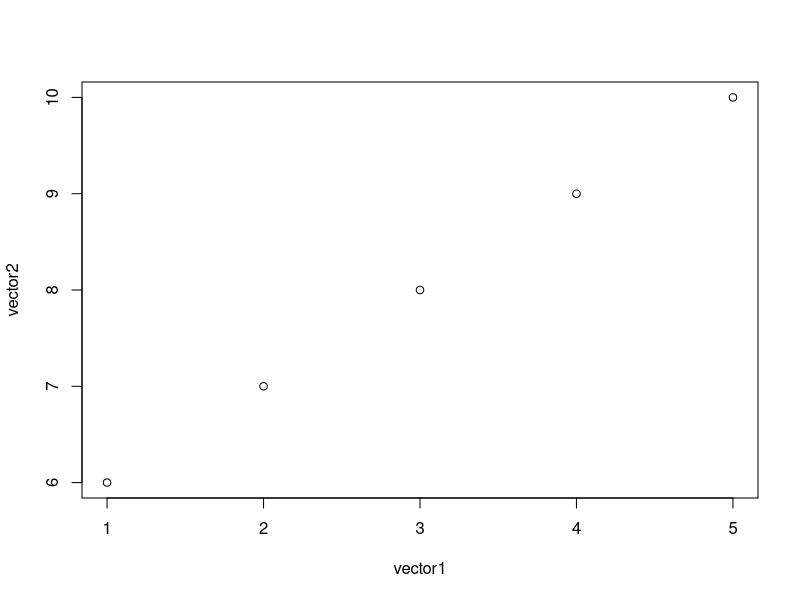
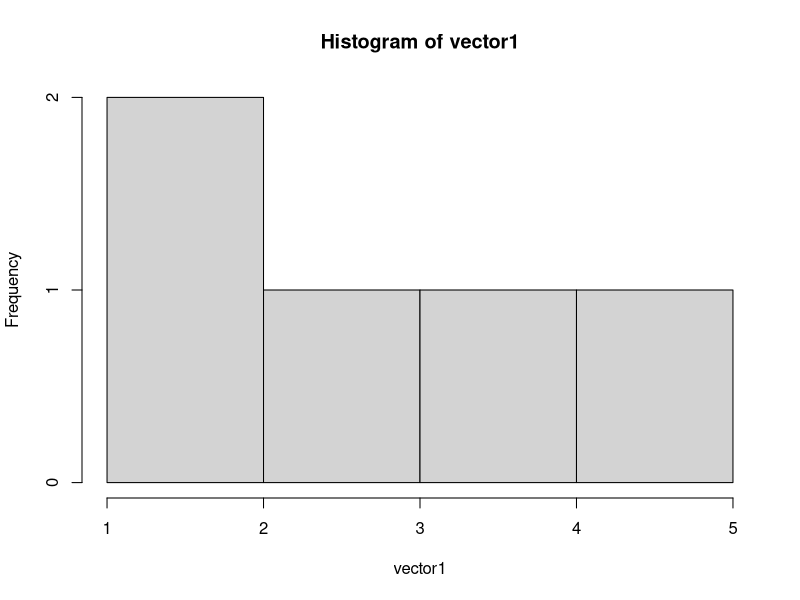
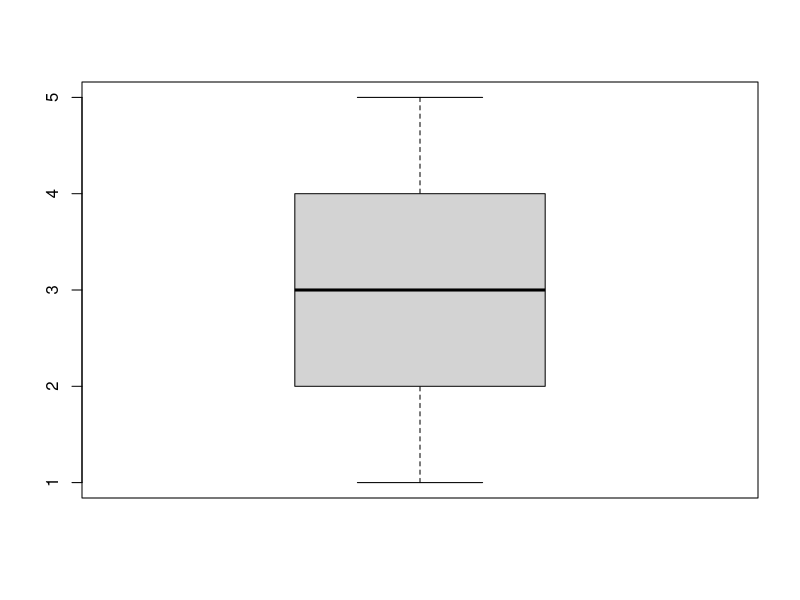
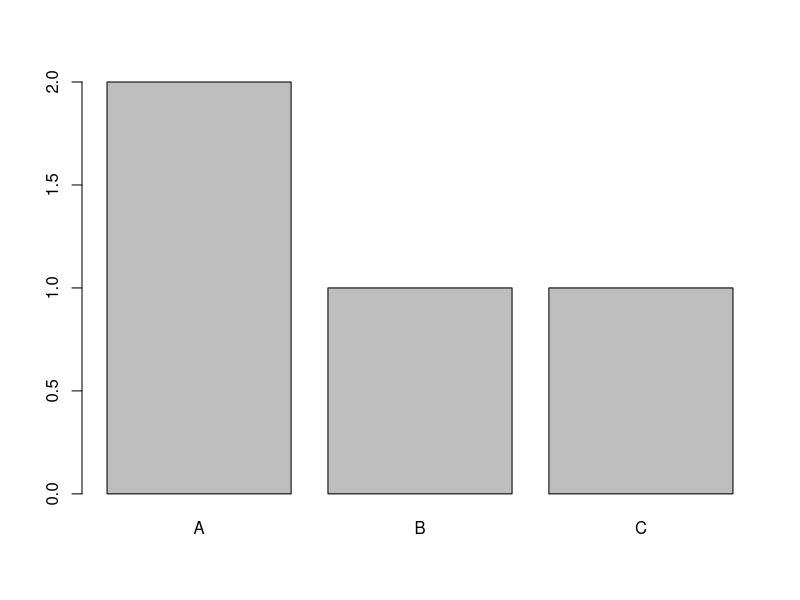
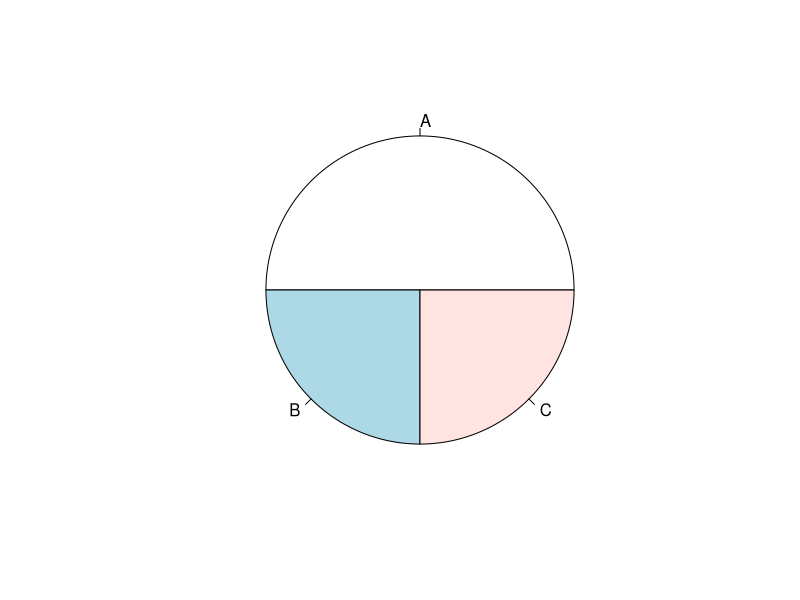
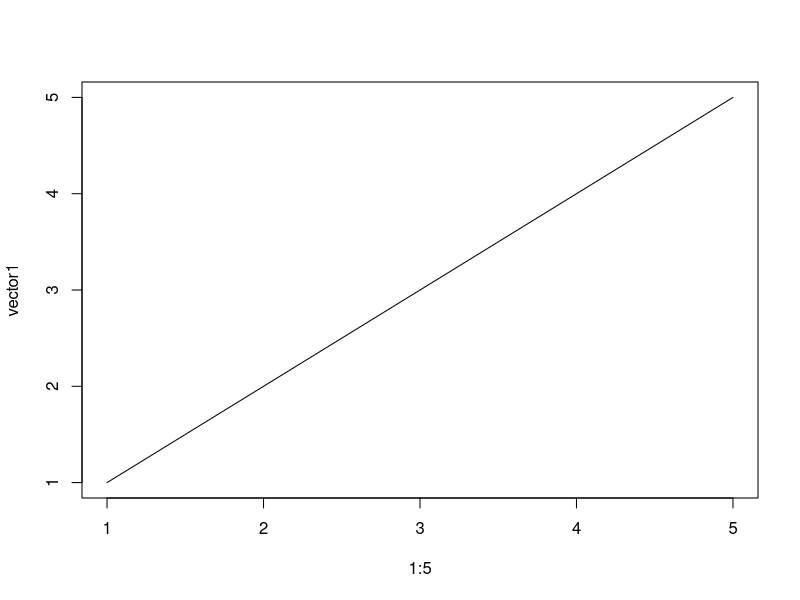
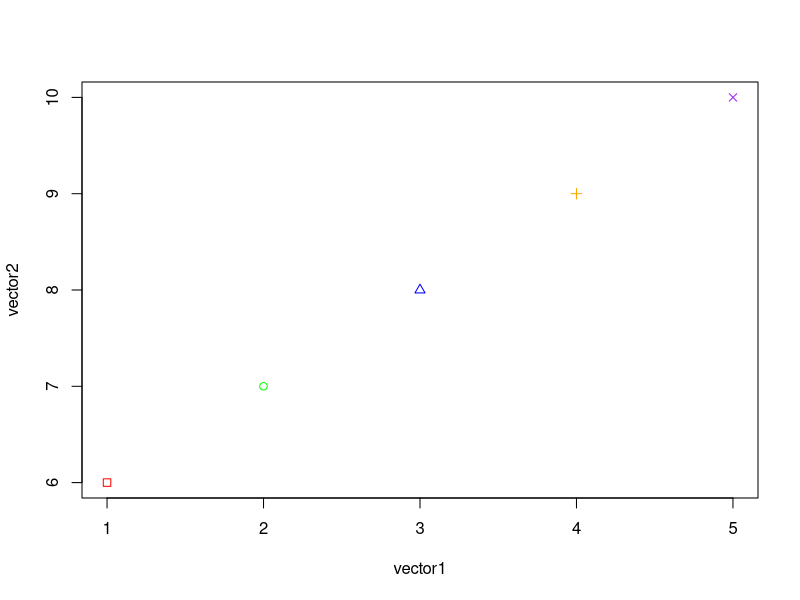
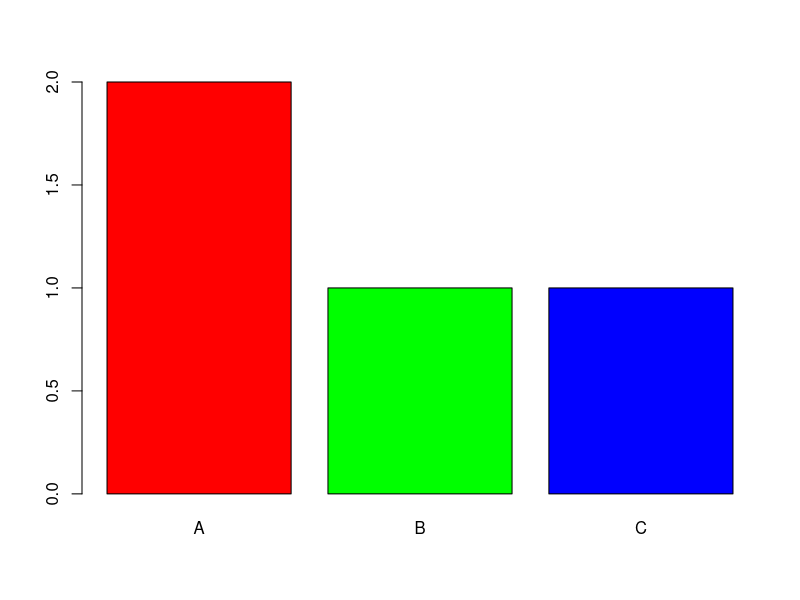

These figures' R source, in order:
## ---- chunk 1
knitr::opts_chunk$set(echo = TRUE)
## ---- chunk 2
# create the vector
vec <- c(5, 7, 9, 11, 13, 13, 11, 9, 7, 5)

# calculate the sum, mean, max and min
vec_sum <- sum(vec)
vec_mean <- mean(vec)
vec_max <- max(vec)
vec_min <- min(vec)

# calculate the length of the vector
vec_len <- length(vec)

# calculate the variance and standard deviation using the formula
vec_var <- sum((vec - mean(vec))^2) / (length(vec) - 1)
vec_sd <- sqrt(vec_var)

# calculate the variance and standard deviation using R functions
vec_var_r <- var(vec)
vec_sd_r <- sd(vec)

# print the results
cat("Variance (formula):", vec_var, "\n")
cat("Standard deviation (formula):", vec_sd, "\n")
cat("Variance (R function):", vec_var_r, "\n")
cat("Standard deviation (R function):", vec_sd_r, "\n")

# sort the vector in decreasing order
vec_sorted <- sort(vec, decreasing = TRUE)

# print the sorted vector
cat("Sorted vector (decreasing order):", vec_sorted, "\n")

## ---- chunk 3
# create a vector of the first 50 even numbers starting from 2
vec_even <- seq(from = 2, by = 2, length.out = 50)

# create a vector with values from 30 down to 1
vec_down <- 30:1

# print the vector
cat("The vector of the first 50 even numbers starting from 2 is:", vec_even, "\n")


# print the vector
cat("The vector with values from 30 down to 1 is:", vec_down, "\n")


## ---- chunk 4
# Create a vector of size 10 with missing values
my_vec <- c(1, 2, 3, 4, NA, 6, NA, 8, 9, 10)

# Use the "is.na()" function to find the locations of missing data
missing_data <- which(is.na(my_vec))

# Print the locations of missing data
print(missing_data)

## ---- chunk 5
# Create a vector of characters
my_vec <- c("This", "is", "a", "character", "vector")

# Find the index of "is" in the vector using the "match()" function
index_of_is <- match("is", my_vec)

# Print the index of "is"
print(index_of_is)

## ---- chunk 6
# Create a 7-point scale
Sevenpointscale <- c(1:7)
names(Sevenpointscale) <- c("Bad", "Somewhat bad", "Not good", "OK", "Good", "Very good", "Excellent")

# Input feedback from 5 students
Feedback <- c("Good", "Very good", "Not good", "OK", "Excellent")

# Convert feedback to numerical values based on the 7-point scale
Feedback_numeric <- Sevenpointscale[Feedback]

# Find the average feedback
Avg_feedback <- mean(Feedback_numeric)

# Print the average feedback
print(paste("The average feedback is:", Avg_feedback))
## ---- chunk 7
# Create two strings
string1 <- "Hello"
string2 <- "world!"

# Concatenate the strings using the paste() function
concatenated_string <- paste(string1, string2)

# Print the concatenated string
print(concatenated_string)

## ---- chunk 8
# Create a long string of words separated by punctuation marks
stringName <- "This is a long string, with many words! It also contains several punctuation marks, such as commas, periods, exclamation marks, and question marks?"

# Replace all the punctuation marks in the string using gsub() function
stringName <- gsub("[[:punct:]]", "", stringName)

# Split the string into words using the strsplit() function
words <- strsplit(stringName, " ")[[1]]

# Find the number of words in the string without punctuation marks
num_words <- length(words)

# Print the number of words
print(paste("The number of words in the string without punctuation marks is:", num_words))

# Find the number of distinct words and their count
unique_words <- unique(words)
num_unique_words <- length(unique_words)

# Print the number of distinct words and their count
print(paste("The number of distinct words in the string is:", num_unique_words))
print("The count of each unique word is:")
table(words)

## ---- chunk 9
print("NOT DONE")
## ---- chunk 10
# Create two matrices
matrix1 <- matrix(1:25, nrow=5)
matrix2 <- matrix(26:50, nrow=5)

# Add the two matrices
add_result <- matrix1 + matrix2

# Subtract the two matrices
sub_result <- matrix1 - matrix2

# Multiply the two matrices
mult_result <- matrix1 %*% matrix2

# Print the results
print("Matrix 1:")
print(matrix1)

print("Matrix 2:")
print(matrix2)

print("Addition result:")
print(add_result)

print("Subtraction result:")
print(sub_result)

print("Multiplication result:")
print(mult_result)

## ---- chunk 11
# Create a matrix
mat <- matrix(c(1, 2, 3, 4, 5, 6), nrow = 2, ncol = 3)

# Print original matrix
cat("Original matrix:\n")
print(mat)

# Transpose matrix
trans_mat <- t(mat)

# Print transposed matrix
cat("Transposed matrix:\n")
print(trans_mat)

## ---- chunk 12
# create a matrix
A <- matrix(c(1, 2, 3, 4), nrow = 2)

# find the inverse of the matrix
A_inv <- solve(A)

# print the inverse of the matrix
A_inv

# verify that A multiplied by its inverse gives the identity matrix
A %*% A_inv

## ---- chunk 13
# Create a list of a factor
my_list <- list(factor("apple"), factor("orange"), factor("banana"), 
                 factor("apple"), factor("banana"), factor("pear"), factor("pear"))

# Find the occurrences of each factor in the list
table(unlist(my_list))
## ---- chunk 14
find_max_min <- function(arr) {
  max_val <- max(arr)
  min_val <- min(arr)
  return(list(max_val = max_val, min_val = min_val))
}

# Create a 3x3x3 array
arr <- array(c(1:27), dim = c(3, 3, 3))

# Call the function to find the max and min values
result <- find_max_min(arr)

# Print the max and min values
cat("Max value:", result$max_val, "\n")
cat("Min value:", result$min_val, "\n")


## ---- chunk 15
# Create a symmetric matrix
A <- matrix(c(1, 2, 2, 3), nrow = 2)

# Find the eigenvalues and eigenvectors
eigen_values <- eigen(A)$values
eigen_vectors <- eigen(A)$vectors

# Print the results
cat("Eigenvalues:", eigen_values, "\n")
cat("Eigenvectors:\n", eigen_vectors, "\n")

## ---- chunk 16
# Create a vector of 20 student states
states <- c("West Bengal", "Maharashtra", "Uttar Pradesh", "West Bengal", "Tamil Nadu", "Uttar Pradesh", "West Bengal", "Maharashtra", "Uttar Pradesh", "Tamil Nadu","West Bengal", "Tamil Nadu", "Uttar Pradesh", "Maharashtra", "West Bengal", "Tamil Nadu", "Uttar Pradesh", "Maharashtra", "West Bengal", "Tamil Nadu")

# Convert the states vector to a factor
states_factor <- factor(states)

# Compute the frequency of each state using tapply()
state_freq <- tapply(states_factor, states_factor, length)

# Print the frequency table
state_freq
## ---- chunk 17
# Create a vector of incomes
incomes <- c(55000, 30000, 75000, 90000, 20000, 60000, 40000, 80000, 95000, 35000)

# Use the cut() function to divide the incomes into 5 factor classes
income_factors <- cut(incomes, breaks = c(10000, 50000, 100000, 150000, 200000, 250000), labels = c("10,000-50,000", "50,000-100,000", "100,000-150,000", "150,000-200,000", "200,000-250,000"))

# Compute the frequency of each income factor using table()
income_freq <- table(income_factors)

# Print the frequency table
income_freq


## ---- chunk 18
# create some example data
strings <- c("hello", "world", "this is a mixed case string")
array1 <- array(1:12, dim=c(3, 4, 1))
array2 <- array(13:24, dim=c(3, 4, 1))
vector1 <- c(1, 2, 3, 4, 5)
vector2 <- c(6, 7, 8, 9, 10)
factor1 <- factor(c("apple", "banana", "orange", "apple"), levels=c("apple", "banana", "orange"), labels=c("A", "B", "C"))

# concatenate strings
paste(strings, collapse=" ") # "hello world this is a mixed case string"

# convert strings to uppercase or lowercase
toupper(strings) # "HELLO" "WORLD" "THIS IS A MIXED CASE STRING"
tolower(strings) # "hello" "world" "this is a mixed case string"

# extract substrings from strings
substring(strings, 6, 11) # " world" "rld" "s is a"

# get dimensions of arrays
dim(array1) # 3 4 1
dim(array2) # 3 4 1

# apply a function to each element or row/column of an array
apply(array1, c(1,2), sum) # returns a 3x4 matrix of sums of each element in array1

# get length of vectors
length(vector1) # 5
length(vector2) # 5

# get sum of elements in vectors
sum(vector1) # 15
sum(vector2) # 40

# sort vectors in ascending order
sort(vector1) # 1 2 3 4 5
sort(vector2) # 6 7 8 9 10

# get the levels of a factor
levels(factor1) # "apple" "banana" "orange"

# get a frequency table of the levels in a factor
table(factor1) # returns a table of the frequency of each level in factor1

# create scatterplot
plot(vector1, vector2)

# create histogram
hist(vector1)

# create boxplot
boxplot(vector1)

# create bar chart
barplot(table(factor1))

# create a matrix and transpose it
matrix1 <- matrix(1:9, ncol=3)
matrix1_transpose <- t(matrix1)

# calculate the mean of a vector
mean(vector1) # 3

# calculate the median of a vector
median(vector2) # 8

# calculate the variance of a vector
var(vector1) # 2.5

# calculate the standard deviation of a vector
sd(vector2) # 1.581139

# create a pie chart
pie(table(factor1))

# create a line plot
plot(1:5, vector1, type="l")

# create a scatterplot with different colors and shapes for each point
colors <- c("red", "green", "blue", "orange", "purple")
shapes <- c(0, 1, 2, 3, 4)
plot(vector1, vector2, col=colors, pch=shapes)

# create a bar chart with custom colors
colors2 <- c("red", "green", "blue")
barplot(table(factor1), col=colors2)

# create a boxplot with custom labels
boxplot(list(vector1, vector2), names=c("Group 1", "Group2"))

